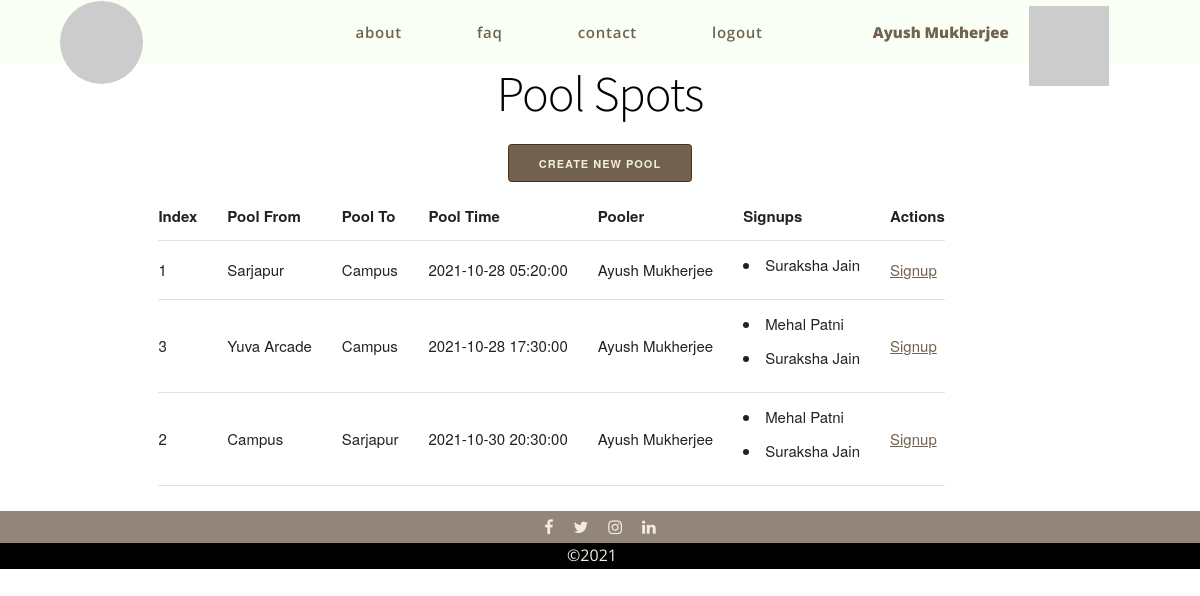
The app's page /pool/ (signed in) with its own data.
### suslab/users/models.py (models this page shows)
class User(db.Model, UserMixin):
    __tablename__ = 'users'
    id = db.Column(db.Integer, primary_key=True)
    email = db.Column(db.String(128), unique=True)
    password = db.Column(db.String(32))
    name = db.Column(db.String(64))
    active = db.Column(db.Boolean())
    confirmed_at = db.Column(db.DateTime())
    roles = db.relationship('Role', secondary=roles_users,
                            backref=db.backref('users', lazy='dynamic'))

class LibraryUser(User):
    loan_date = db.Column(db.DateTime, default=db.func.current_timestamp())
    due_date = db.Column(db.DateTime, default=db.func.current_timestamp())

class ProductBase(db.Model):
    __abstract__ = True
    id = db.Column(db.Integer, primary_key=True)
    date_created = db.Column(db.DateTime, default=db.func.current_timestamp())
    date_modified = db.Column(db.DateTime, default=db.func.current_timestamp(),
                              onupdate=db.func.current_timestamp())

class Pool(ProductBase):
    __tablename__ = 'pools'
    from_ = db.Column(db.String(32), nullable=False)
    to_ = db.Column(db.String(32), nullable=False)
    time = db.Column(db.DateTime)
    pooler_id = db.Column(db.Integer, db.ForeignKey('poolers.id'))
    pooler = db.relationship('Pooler', backref=db.backref('pools'))
    signups = db.relationship('Signup', secondary='pools_signups', backref=db.backref('pools'))

class Signup(db.Model):
    __tablename__ = 'signups'
    id = db.Column(db.Integer, primary_key=True)
    user_id = db.Column(db.Integer, db.ForeignKey('users.id'))
    user = db.relationship("User", backref=db.backref("signup", uselist=False))

### suslab/pool/controllers.py (the view)
@pool.route('/', methods=['GET', 'POST'])
def index():
    Pool, *_ = _db_conn()
    pools = Pool.query.order_by(Pool.time).all()
    return render_template('pool/index.html', pools=pools)

### suslab/__init__.py (called while the page is built)
@app.context_processor
def utility_processor():
    def user_avatar(user_name, category='croodles-neutral'):
        user_name_clean = '-'.join(user_name.split())
        return f'https://avatars.dicebear.com/api/{category}/{user_name_clean}.svg'
    return dict(user_avatar=user_avatar)

### suslab/pool/controllers.py (called while the page is built)
def _db_conn():
    from suslab.users.models import Pool, Pooler, Signup
    from suslab import db
    return Pool, Pooler, Signup, db

### suslab/templates/pool/index.html (shortened to what this page needs)
{% extends './base.html' %}
{% block head %}
<link rel="stylesheet" href="{{ url_for('static', filename='css/bulletin.css') }}">
{% endblock %}
{% block body %}
<h1 class="title">Pool Spots</h1>
<div id="bulletin-form-link">
    <a href="/pool/create-pool" class="button button-primary">Create New Pool</a>
</div>
<div class="container">
    <div class="row">
        <div class="ten columns">
            <table class="center">
                <tr>
                    <th>Index</th>
                    <th>Pool From</th>
                    <th>Pool To</th>
                    <th>Pool Time</th>
                    <th>Pooler</th>
                    <th>Signups</th>
                    <th>Actions</th>
                </tr>
                {% for pool in pools %}
                    <tr>
                        <td>{{ pool.id }}</td>
                        <td>{{ pool.from_ }}</td>
                        <td>{{ pool.to_ }}</td>
                        <td>{{ pool.time }}</td>
                        <td>{{ pool.pooler.user.name }}</td>
                        <td>
                            {%if pool.signups %}
                                {% for signup in pool.signups %}
                                    <li>{{ signup.user.name }}</li>
                                {% endfor %}
                            {% endif %}
                        </td>
                        <td>
                            <a href="/pool/signup/{{pool.id}}">Signup</a>
                        </td>
                    </tr>
                {% endfor %}
            </table>
        </div>
    </div>
</div>
{% endblock %}

### suslab/templates/base.html (shortened to what this page needs)
<!doctype html>
<html class="no-js" lang="">
<head>
  <link rel="stylesheet" href="https://cdnjs.cloudflare.com/ajax/libs/font-awesome/4.7.0/css/font-awesome.min.css">
  <link rel="stylesheet" href="{{ url_for('static', filename='css/normalize.css') }}">
  <link rel="stylesheet" href="{{ url_for('static', filename='css/skeleton.css') }}">
  <link rel="stylesheet" href="{{ url_for('static', filename='css/base.css') }}">
  {% block head %}{% endblock %}
</head>
<body>
  <nav class="navbar">
    <div class="home" id="home">
      <a href="/" class="logo">
        <img class="logo" id="logo" src="https://picsum.photos/200">
      </a>
    </div>
    <div class="nav-group flex-horizontal">
      {% if current_user.is_authenticated %}
      <div class="user-info flex-horizontal" id="user-info">
        <span class="username flex-text-item">{{ current_user.name }}</span>
        <div class="user-image" id="user-image"><img src={{ user_avatar(current_user.name|lower) }}></div>
      </div>
      {% endif %}
      <ul class="nav-group-list flex-group-list">
        <li class="nav-item flex-text-item"><a class="nav-item-link">about</a></li>
        <li class="nav-item flex-text-item"><a class="nav-item-link">faq</a></li>
        <li class="nav-item flex-text-item"><a class="nav-item-link" href="/contact">contact</a></li>
        {% if current_user.is_authenticated %}
        <li class="nav-item flex-text-item"><a href="/logout"class="nav-item-link">logout</a></li>
      </ul>
    </div>
        {% else %}
          <li class="nav-item flex-text-item"><a href="/login" class="nav-item-link">login</a></li>
          <li class="nav-item flex-text-item"><a href="/register" class="nav-item-link">signup</a></li>
          {% endif %}
  </nav>
  <div class="spacer"></div>
  {% block body %}{% endblock %}
  <section class="social-media flex-horizontal">
      <div class="social-media-icon facebook">
        <a href="https://www.facebook.com/suscom.apu" target="_blank" rel="noopener noreferrer" class="fa fa-facebook"></a>
      </div>
      <div class="social-media-icon twitter">
        <a href="https://twitter.com/ApuSuscom" target="_blank" rel="noopener noreferrer" class="fa fa-twitter"></a>
      </div>
      <div class="social-media-icon instagram">
        <a href="https://www.instagram.com/suscom_apu" target="_blank" rel="noopener noreferrer" class="fa fa-instagram"></a>
      </div>
      <div class="social-media-icon linkedin">
        <a href="https://www.linkedin.com/in/suscom-apu-511904211" target="_blank" rel="noopener noreferrer" class="fa fa-linkedin"></a>
      </div>
  </section>
  <footer>
    <ul class="flex-horizontal flex-group-list">
      <li class="footer-item flex-text-item">&#169;2021</li>
    </ul>
  </footer>
</body>
</html>

### suslab/static/css/skeleton.css (style rules this page uses)
:root { --colour-primary: rgba(236, 255, 220, 0.33); --colour-accent: rgba(120, 103, 88, 0.8); --colour-dark: rgba(56, 31, 7, 0.7); --colour-primary-opaque: rgba(236, 255, 220, 1); --colour-accent-opaque: rgba(120, 103, 88, 1); --colour-dark-opaque: rgba(56, 31, 7, 1); --colour-white: rgb(242, 237, 221); --colour-black: black; --colour-transparent: rgba(255, 255, 255, 0.16); --colour-warn: red; --ff-accent: 'Open Sans', sans-serif; --ff-sans: 'Source Sans Pro', sans-serif; --nav-height: 8vh; --section-height-primary: 100vh; --section-height-reduced: 55vh; --section-height-strip: 4vh; }
.container { position: relative; width: 100%; max-width: 960px; margin: 0 auto; padding: 0 20px; box-sizing: border-box; }
.column, .columns { width: 100%; float: left; box-sizing: border-box; }
@media (min-width: 400px) { .container { width: 85%; padding: 0; } }
@media (min-width: 700px) { .container { width: 80%; } }
@media (min-width: 700px) { .column, .columns { margin-left: 4%; } }
@media (min-width: 700px) { .ten.columns { width: 82.6666666667%; } }
html { font-size: 62.5%; }
body { font-size: 1.5em; line-height: 1.6; font-weight: 400; font-family: "Raleway", "HelveticaNeue", "Helvetica Neue", Helvetica, Arial, sans-serif; color: #222; }
h1, h2, h3, h4, h5, h6 { margin-top: 0; margin-bottom: 2rem; font-weight: 300; }
h1 { font-size: 4.0rem; line-height: 1.2; letter-spacing: -.1rem; }
@media (min-width: 550px) { h1 { font-size: 5.0rem; } }
a { color: var(--colour-dark); }
a:not(.button, .button-primary):is(:hover, :focus) { color: var(--colour-dark-opaque); }
.button, button, input[type="submit"], input[type="reset"], input[type="button"] { display: inline-block; height: 38px; padding: 0 30px; color: var(--colour-dark-opaque); text-align: center; font-size: 11px; font-weight: 600; line-height: 38px; letter-spacing: .1rem; text-transform: uppercase; text-decoration: none; white-space: nowrap; background-color: transparent; border-radius: 4px; border: 1px solid var(--colour-dark); cursor: pointer; box-sizing: border-box; }
.button.button-primary, button.button-primary, input[type="submit"].button-primary, input[type="reset"].button-primary, input[type="button"].button-primary { color: var(--colour-white); background-color: var(--colour-dark); border-color: var(--colour-dark); }
ul { list-style: circle inside; }
ol, ul { padding-left: 0; margin-top: 0; }
li { margin-bottom: 1rem; }
th, td { padding: 12px 15px; text-align: left; border-bottom: 1px solid #E1E1E1; }
th:first-child, td:first-child { padding-left: 0; }
th:last-child, td:last-child { padding-right: 0; }
button, .button { margin-bottom: 1rem; }
pre, blockquote, dl, figure, table, p, ul, ol, form { margin-bottom: 2.5rem; }
.container:after, .row:after, .u-cf { content: ""; display: table; clear: both; }

### suslab/static/css/bulletin.css (style rules this page uses)
.title { text-align: center; }
#bulletin-form-link { text-align: center; }

### records on screen
LibraryUser: name "Ayush Mukherjee"
Pool: id "1", from_ "Sarjapur", to_ "Campus", time "2021-10-28 05:20:00", pooler.user.name "Ayush Mukherjee"
Signup: user.name "Suraksha Jain"
Pool: id "3", from_ "Yuva Arcade", to_ "Campus", time "2021-10-28 17:30:00", pooler.user.name "Ayush Mukherjee"
Signup: user.name "Mehal Patni"
Pool: id "2", from_ "Campus", to_ "Sarjapur", time "2021-10-30 20:30:00", pooler.user.name "Ayush Mukherjee"
